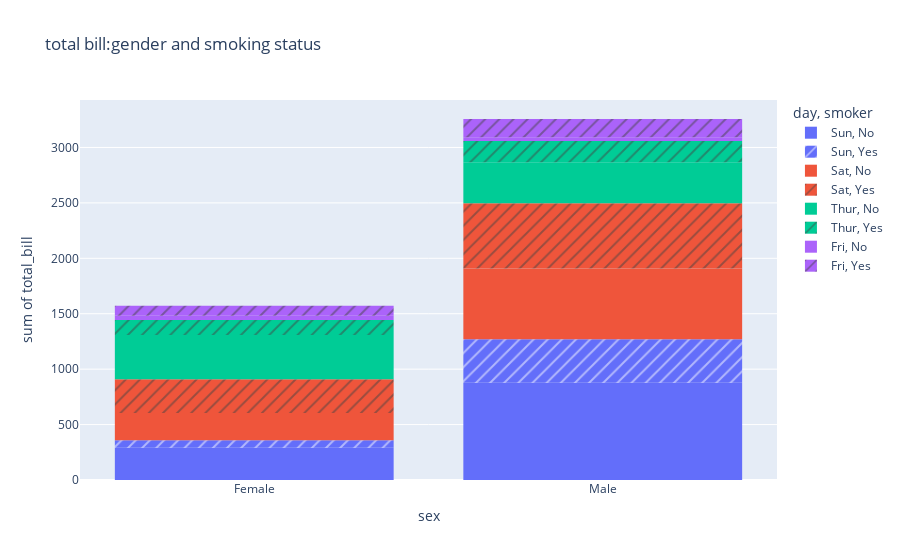

Notebook code cell kept with this figure:
### Code cell
#Q3
fig = px.histogram(data_frame = tips,
                   x = "sex",
                   y = "total_bill",
                   color = "day",
                   pattern_shape = "smoker",
                   title = "total bill:gender and smoking status")
fig.show()

### Figure 1 — Plotly figure (JSON) as saved in the notebook; plotly's stock layout.template omitted (floating-point values rounded to 4 significant figures)
{"data": [{"alignmentgroup": "True", "bingroup": "x", "histfunc": "sum", "hovertemplate": "day=Sun<br>smoker=No<br>sex=%{x}<br>sum of total_bill=%{y}<extra></extra>", "legendgroup": "Sun, No", "marker": {"color": "#636efa", "pattern": {"shape": ""}}, "name": "Sun, No", "offsetgroup": "Sun, No", "orientation": "v", "showlegend": true, "type": "histogram", "x": ["Female", "Male", "Male", "Male", "Female", "Male", "Male", "Male", "Male", "Male", "Male", "Female", "Male", "Male", "Female", "Male", "Female", "Male", "Female", "Male", "Male", "Male", "Male", "Male", "Male", "Male", "Male", "Male", "Male", "Female", "Female", "Male", "Male", "Male", "Male", "Male", "Female", "Female", "Male", "Male", "Male", "Male", "Male", "Male", "Female", "Male", "Female", "Female", "Male", "Male", "Male", "Female", "Male", "Male", "Male", "Male", "Male"], "xaxis": "x", "y": [16.99, 10.34, 21.01, 23.68, 24.59, 25.29, 8.77, 26.88, 15.04, 14.78, 10.27, 35.26, 15.42, 18.43, 14.83, 21.58, 10.33, 16.29, 16.97, 17.46, 13.94, 9.68, 30.4, 18.29, 22.23, 32.4, 28.55, 18.04, 12.54, 10.29, 34.81, 9.94, 25.56, 19.49, 38.07, 23.95, 25.71, 17.31, 29.93, 14.07, 13.13, 17.26, 24.55, 19.77, 29.85, 48.17, 25, 13.39, 16.49, 21.5, 12.66, 16.21, 13.81, 24.52, 20.76, 31.71, 20.69], "yaxis": "y"}, {"alignmentgroup": "True", "bingroup": "x", "histfunc": "sum", "hovertemplate": "day=Sun<br>smoker=Yes<br>sex=%{x}<br>sum of total_bill=%{y}<extra></extra>", "legendgroup": "Sun, Yes", "marker": {"color": "#636efa", "pattern": {"shape": "/"}}, "name": "Sun, Yes", "offsetgroup": "Sun, Yes", "orientation": "v", "showlegend": true, "type": "histogram", "x": ["Female", "Male", "Male", "Male", "Male", "Male", "Male", "Female", "Male", "Male", "Male", "Male", "Male", "Male", "Female", "Male", "Female", "Male", "Male"], "xaxis": "x", "y": [17.51, 7.25, 31.85, 16.82, 32.9, 17.89, 14.48, 9.6, 34.63, 34.65, 23.33, 45.35, 23.17, 40.55, 20.9, 30.46, 18.15, 23.1, 15.69], "yaxis": "y"}, {"alignmentgroup": "True", "bingroup": "x", "histfunc": "sum", "hovertemplate": "day=Sat<br>smoker=No<br>sex=%{x}<br>sum of total_bill=%{y}<extra></extra>", "legendgroup": "Sat, No", "marker": {"color": "#EF553B", "pattern": {"shape": ""}}, "name": "Sat, No", "offsetgroup": "Sat, No", "orientation": "v", "showlegend": true, "type": "histogram", "x": ["Male", "Male", "Female", "Female", "Male", "Male", "Male", "Male", "Male", "Male", "Female", "Male", "Male", "Female", "Female", "Male", "Male", "Male", "Female", "Male", "Male", "Male", "Female", "Male", "Male", "Male", "Female", "Male", "Male", "Female", "Female", "Male", "Female", "Male", "Male", "Female", "Male", "Male", "Male", "Male", "Male", "Male", "Female", "Male", "Male"], "xaxis": "x", "y": [20.65, 17.92, 20.29, 15.77, 39.42, 19.82, 17.81, 13.37, 12.69, 21.7, 19.65, 9.55, 18.35, 15.06, 20.69, 17.78, 24.06, 16.31, 16.93, 18.69, 31.27, 16.04, 26.41, 48.27, 17.59, 20.08, 16.45, 20.23, 12.02, 17.07, 14.73, 10.51, 20.92, 18.24, 14, 7.25, 48.33, 20.45, 13.28, 11.61, 10.77, 10.07, 35.83, 29.03, 17.82], "yaxis": "y"}, {"alignmentgroup": "True", "bingroup": "x", "histfunc": "sum", "hovertemplate": "day=Sat<br>smoker=Yes<br>sex=%{x}<br>sum of total_bill=%{y}<extra></extra>", "legendgroup": "Sat, Yes", "marker": {"color": "#EF553B", "pattern": {"shape": "/"}}, "name": "Sat, Yes", "offsetgroup": "Sat, Yes", "orientation": "v", "showlegend": true, "type": "histogram", "x": ["Male", "Male", "Male", "Male", "Male", "Male", "Female", "Male", "Female", "Female", "Male", "Female", "Female", "Male", "Male", "Male", "Female", "Female", "Female", "Male", "Male", "Male", "Male", "Male", "Female", "Male", "Male", "Female", "Female", "Female", "Male", "Male", "Male", "Female", "Female", "Male", "Male", "Male", "Male", "Male", "Female", "Male"], "xaxis": "x", "y": [38.01, 11.24, 20.29, 13.81, 11.02, 18.29, 3.07, 15.01, 26.86, 25.28, 17.92, 44.3, 22.42, 15.36, 20.49, 25.21, 14.31, 10.59, 10.63, 50.81, 15.81, 26.59, 38.73, 24.27, 12.76, 30.06, 25.89, 13.27, 28.17, 12.9, 28.15, 11.59, 7.74, 30.14, 22.12, 24.01, 15.69, 15.53, 12.6, 32.83, 27.18, 22.67], "yaxis": "y"}, {"alignmentgroup": "True", "bingroup": "x", "histfunc": "sum", "hovertemplate": "day=Thur<br>smoker=No<br>sex=%{x}<br>sum of total_bill=%{y}<extra></extra>", "legendgroup": "Thur, No", "marker": {"color": "#00cc96", "pattern": {"shape": ""}}, "name": "Thur, No", "offsetgroup": "Thur, No", "orientation": "v", "showlegend": true, "type": "histogram", "x": ["Male", "Male", "Male", "Male", "Female", "Male", "Female", "Male", "Male", "Male", "Male", "Female", "Female", "Female", "Male", "Female", "Male", "Male", "Female", "Female", "Male", "Female", "Female", "Male", "Male", "Female", "Female", "Female", "Female", "Female", "Female", "Female", "Female", "Female", "Male", "Male", "Female", "Female", "Female", "Female", "Female", "Male", "Male", "Male", "Female"], "xaxis": "x", "y": [27.2, 22.76, 17.29, 16.66, 10.07, 15.98, 34.83, 13.03, 18.28, 24.71, 21.16, 10.65, 12.43, 24.08, 11.69, 13.42, 14.26, 15.95, 12.48, 29.8, 8.52, 14.52, 11.38, 22.82, 19.08, 20.27, 11.17, 12.26, 18.26, 8.51, 10.33, 14.15, 13.16, 17.47, 34.3, 41.19, 27.05, 16.43, 8.35, 18.64, 11.87, 9.78, 7.51, 7.56, 18.78], "yaxis": "y"}, {"alignmentgroup": "True", "bingroup": "x", "histfunc": "sum", "hovertemplate": "day=Thur<br>smoker=Yes<br>sex=%{x}<br>sum of total_bill=%{y}<extra></extra>", "legendgroup": "Thur, Yes", "marker": {"color": "#00cc96", "pattern": {"shape": "/"}}, "name": "Thur, Yes", "offsetgroup": "Thur, Yes", "orientation": "v", "showlegend": true, "type": "histogram", "x": ["Male", "Male", "Male", "Female", "Male", "Male", "Male", "Male", "Female", "Female", "Male", "Male", "Female", "Female", "Female", "Male", "Female"], "xaxis": "x", "y": [19.44, 32.68, 16, 19.81, 28.44, 15.48, 16.58, 10.34, 43.11, 13, 13.51, 18.71, 12.74, 13, 16.4, 20.53, 16.47], "yaxis": "y"}, {"alignmentgroup": "True", "bingroup": "x", "histfunc": "sum", "hovertemplate": "day=Fri<br>smoker=No<br>sex=%{x}<br>sum of total_bill=%{y}<extra></extra>", "legendgroup": "Fri, No", "marker": {"color": "#ab63fa", "pattern": {"shape": ""}}, "name": "Fri, No", "offsetgroup": "Fri, No", "orientation": "v", "showlegend": true, "type": "histogram", "x": ["Male", "Female", "Male", "Female"], "xaxis": "x", "y": [22.49, 22.75, 12.46, 15.98], "yaxis": "y"}, {"alignmentgroup": "True", "bingroup": "x", "histfunc": "sum", "hovertemplate": "day=Fri<br>smoker=Yes<br>sex=%{x}<br>sum of total_bill=%{y}<extra></extra>", "legendgroup": "Fri, Yes", "marker": {"color": "#ab63fa", "pattern": {"shape": "/"}}, "name": "Fri, Yes", "offsetgroup": "Fri, Yes", "orientation": "v", "showlegend": true, "type": "histogram", "x": ["Male", "Female", "Female", "Male", "Male", "Male", "Male", "Female", "Female", "Male", "Female", "Male", "Male", "Female", "Female"], "xaxis": "x", "y": [28.97, 5.75, 16.32, 40.17, 27.28, 12.03, 21.01, 11.35, 15.38, 12.16, 13.42, 8.58, 13.42, 16.27, 10.09], "yaxis": "y"}], "layout": {"autosize": true, "barmode": "relative", "legend": {"title": {"text": "day, smoker"}, "tracegroupgap": 0}, "title": {"text": "total bill:gender and smoking status"}, "xaxis": {"anchor": "y", "autorange": true, "domain": [0, 1], "range": [-0.5, 1.5], "title": {"text": "sex"}, "type": "category"}, "yaxis": {"anchor": "x", "autorange": true, "domain": [0, 1], "range": [0, 3428.0], "title": {"text": "sum of total_bill"}, "type": "linear"}}}
